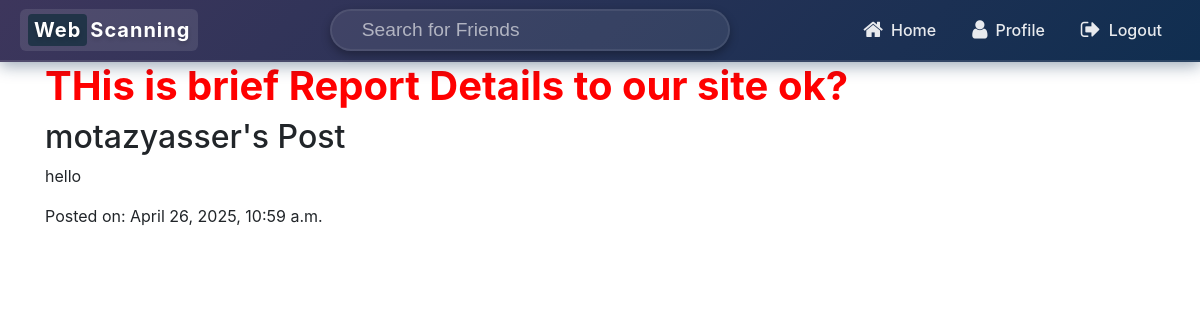
Page /post/brief/36/ (signed in) on the committed database.
### core/models.py (models this page shows, shortened)
class Post(models.Model):
    user = models.ForeignKey(User, on_delete=models.CASCADE)
    caption = models.TextField(max_length=800 , null=False)
    date = models.DateTimeField(auto_now_add=True)
    target_url = models.URLField(default="https://example.com")
    description = models.TextField(blank=True, null=True)

class User(AbstractUser):
    profile_pic = models.ImageField(default='profile_pics/default.jpg',upload_to='profile_pics')
    bio = models.TextField(null = True ,max_length=500,blank=True,default='')

### core/views.py (the view)
# urls.py: path('post/brief/<int:id>/', post_brief, name='post_brief'),
@login_required(login_url='login_page')
def post_brief(request, id):
    post = get_object_or_404(Post, id=id)
    return render(request, 'post_brief.html', {'post': post})

### Templates/post_brief.html (shortened to what this page needs)
{%  extends 'base.html' %}
{% load crispy_forms_tags %}
{% block navbar %}
{%  include 'navbar.html' %}
{% endblock navbar %}
{% block content %}
<h1 style="color: #ff0000; font-weight: bold;">THis is brief Report Details to our site ok?</h1>
<h2>{{ post.user.username }}'s Post</h2>
<p>{{ post.caption }}</p>
<p>Posted on: {{ post.date }}</p>
{% endblock content %}

### rows in the picture
Post: user.username "motazyasser", caption "hello", date "April 26, 2025, 10:59 a.m."
